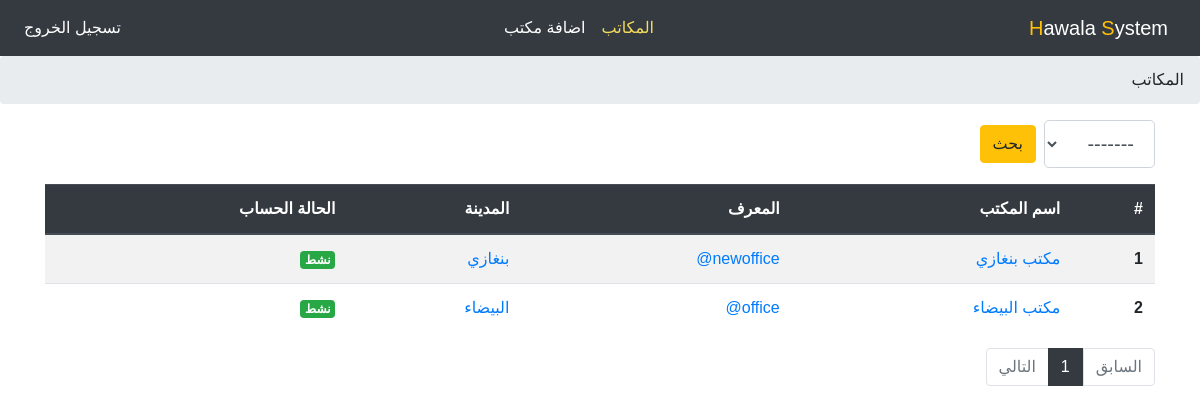
The page /officeadmin/officesList (signed in) on the database its author committed.
### account/models.py (models this page shows, shortened)
class TblOfficeUser(models.Model):
    user = models.OneToOneField(TblUser, on_delete=models.CASCADE, primary_key=True)
    name = models.CharField(max_length=100)
    bio = models.TextField(max_length=1500, null=True, blank=True)
    email = models.EmailField()
    special_phone = models.CharField(max_length=14)
    city = models.PositiveIntegerField(choices=CITY_CHOICES, default=1)
    address = models.CharField(max_length=100)
    url_address = models.CharField(max_length=200)
    create_at = models.DateTimeField(auto_now_add=True)
    update_at = models.DateTimeField(auto_now=True)
    def admin_get_office_user_url(self):
        return reverse('officeadmin:office', kwargs={'office_id': self.pk})

class TblUser(AbstractUser):
    user_type = models.PositiveIntegerField(choices=USER_TYPE)

### officeadmin/views.py (the view)
# urls.py: path('officesList', views.officesList, name="offices-list"),
@login_required(login_url='account:logout')
def officesList(request):
    if request.user.user_type != is_officeadmin:
        return redirect('account:logout')
    if request.method == 'GET':
        city = request.GET.get('city')
        if city == None or city=='':
            offices = TblOfficeUser.objects.all().order_by('-create_at')
        else:
            offices = TblOfficeUser.objects.filter(city=city).order_by('-create_at')
        paginator = Paginator(offices, 25)
        page_num = request.GET.get('page', 1)
        try:
            offices = paginator.page(page_num)
        except PageNotAnInteger:
            offices = paginator.page(1)
        except EmptyPage:
            offices = paginator.page(paginator.num_pages)
    context = {
        'title': 'offices-list',
        'offices': offices,
        'CITY_CHOICES': CITY_CHOICES,
    }
    return render(request, 'officeadmin/officesList.html', context)

### officeadmin/templates/officeadmin/officesList.html (shortened to what this page needs)
{% extends 'officeadmin.html' %}
{% block officeadmin-content %}
<ol class="breadcrumb">
    <li class="active" aria-current="page">المكاتب</li>
</ol>
<div class="container my-3">
    <div class="row">
        <div class="col-12 mb-3">
            <form action="{% url 'officeadmin:offices-list' %}" method="GET" class="form-inline">
                <div class="form-group ml-2">
                    <select class="form-control form-control-lg" name="city">
                        {% for v,k in CITY_CHOICES %}
                        <option value="{{v}}">{{k}}</option>
                        {% endfor %}
                    </select>
                </div>
                <button type="submit" class="btn btn-warning">بحث</button>
            </form>
        </div>
        {% if offices %}
        <div class="col-12">
            <div class="table-responsive">
                <table class="table table-striped">
                    <thead class="thead-dark">
                    <tr>
                        <th scope="col">#</th>
                        <th scope="col">اسم المكتب</th>
                        <th scope="col">المعرف</th>
                        <th scope="col">المدينة</th>
                        <th scope="col">الحالة الحساب</th>
                    </tr>
                    </thead>
                    <tbody>
                        {% for i in offices %}
                        <tr>
                            <th scope="row">{{ forloop.counter }}</th>
                            <td><a href="{{ i.admin_get_office_user_url }}">{{ i.name }}</a></td>
                            <td><a href="{{ i.admin_get_office_user_url }}">{{ i.user.username }}@</a></td>
                            <td><a href="{{ i.admin_get_office_user_url }}">
                                {% for k,v in CITY_CHOICES %}
                                {% if k == i.city %}
                                {{ v }}
                                {% endif %}
                                {% endfor %}
                            </a></td>
                            <td><a href="{{ i.admin_get_office_user_url }}">
                                {% if i.user.is_active == True %}
                                <span class="badge badge-success">نشط</span>
                                {% else %}
                                <span class="badge badge-danger">غير نشط</span>
                                {% endif %}
                            </a></td>
                        </tr>
                        {% endfor %}
                    </tbody>
                </table>
            </div>
        </div>
        <div class="col-12 mb-3">
          <ul class="pagination">
              {% if offices.has_previous %}
              <li class="page-item">
                  <a class="page-link" href="?page={{ offices.previous_page_number }}" tabindex="-1">السابق</a>
              </li>
              {% else %}
              <li class="page-item disabled">
                  <a class="page-link" href="#!" tabindex="-1">السابق</a>
              </li>
              {% endif %}
              {% for num in offices.paginator.page_range %}
                  {% if offices.number == num %}
                      <li class="page-item active">
                          <a class="page-link" href="?page={{ num }}">{{ num }}</a>
                      </li>
                  {% elif num > offices.number|add:'-3' and num < offices.number|add:'3' %}
                      <a class="d-none" href="?page={{ num }}">{{ num }}</a>
                      <li class="page-item">
                          <a class="page-link" href="?page={{ num }}">{{ num }}</a>
                      </li>
                  {% endif %}
              {% endfor %}
              {% if offices.has_next %}
                  {% if offices.number < offices.paginator.num_pages|add:'-3' %}
                      <li class="page-item">
                          <span class="page-link">...</span>
                      </li>
                      <li class="page-item">
                          <a class="page-link" href="?page={{ offices.paginator.num_pages }}">{{ offices.paginator.num_pages }}</a>
                      </li>
                  {% elif offices.number < offices.paginator.num_pages|add:'-2' %}
                      <li class="page-item">
                          <a class="page-link" href="?page={{ offices.paginator.num_pages }}">{{ offices.paginator.num_pages }}</a>
                      </li>
                  {% endif %}
                  <li class="page-item">
                      <a class="page-link" href="?page={{offices.next_page_number}}">التالي</a>
                  </li>
              {% else %}
              <li class="page-item disabled">
                  <a class="page-link" href="#!">التالي</a>
              </li>
              {% endif %}
          </ul>
      </div>
      {% else %}
      <div class="col-12">
        <div class="text-center py-5 bg-warning rounded">
            <span>عذرا لم يتم العثور على اي مكتب!</span>
        </div>
      </div>
      {% endif %}
    </div>
</div>
{% endblock %}

### static/css/office.style6.css (style rules this page uses)
html { scroll-behavior: smooth; }
body { direction: rtl; text-align: right; font-family: sans-serif; font-size: 1rem; font-weight: 400; line-height: 1.5; }
* { padding: 0; margin: 0; text-decoration: none; box-sizing: border-box; }
a, a:hover { text-decoration: none; cursor: pointer; transition: all 0.5s ease; }
.pagination .page-item.active .page-link { z-index:1;color:#fff;background-color:#343a40;border-color:#343a40 }
.pagination .page-item:last-child .page-link { border-radius:0;border-top-left-radius:.25rem;border-bottom-left-radius:.25rem }
.pagination .page-item:first-child .page-link { border-radius:0;border-top-right-radius:.25rem;border-bottom-right-radius:.25rem; }

### rows shown on the page
TblOfficeUser: name "مكتب بنغازي", user.username "newoffice", CITY_CHOICES "بنغازي", shows "نشط"
TblOfficeUser: name "مكتب البيضاء", user.username "office", CITY_CHOICES "البيضاء", shows "نشط"

### other values the page prints
{{ num }} "1"
form field city "-------"
